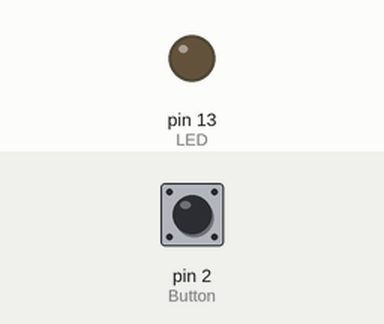
A sketch run on a simulated Arduino Uno, built with avr-gcc and run on an emulated ATmega328P. On the bench: output pins drawn as LEDs (lit = HIGH). Dashed ring = blinking. Inputs (shaded band) come from the test bench; at power-on: pin 2 (Button) HIGH.

Above: at 1.2 s.
1.3 s: pin 2 (Button) pulled LOW for 0.15 s
At 1.7 s:
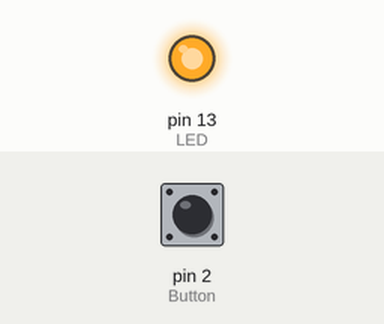
2.9 s: pin 2 (Button) pulled LOW for 3.2 s
At 3.11 s:
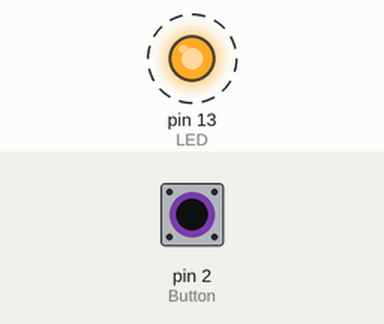
Timing chart, 0 to 7.6 s (numbered marks = the images above; inputs shaded):
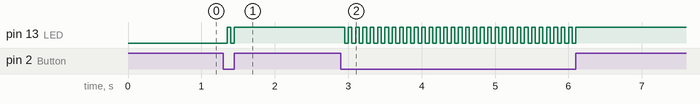

The sketch:

muhammad_muhtadi_H43221640.ino
```cpp
int LED = 13;
int Button = 2;
boolean LEDON = false;

void setup() {
  pinMode(LED, OUTPUT);
  pinMode(Button, INPUT_PULLUP);
}

void loop() {
  int kondisi = digitalRead(Button);

  if(kondisi==LOW)
  {
    delay(50);
    LEDON =! LEDON;
    digitalWrite(LED, LEDON);
}
}
```

Measured:
- after the input at 1.3 s, pin 13 (LED): LOW → HIGH after 0.05 s, → LOW 0.05 s later, → HIGH 0.05 s later
- after the input at 2.9 s, pin 13 (LED): alternates HIGH for 0.05 s and LOW for 0.05 s, 64 changes in all, then stays HIGH, starting after 0.05 s
